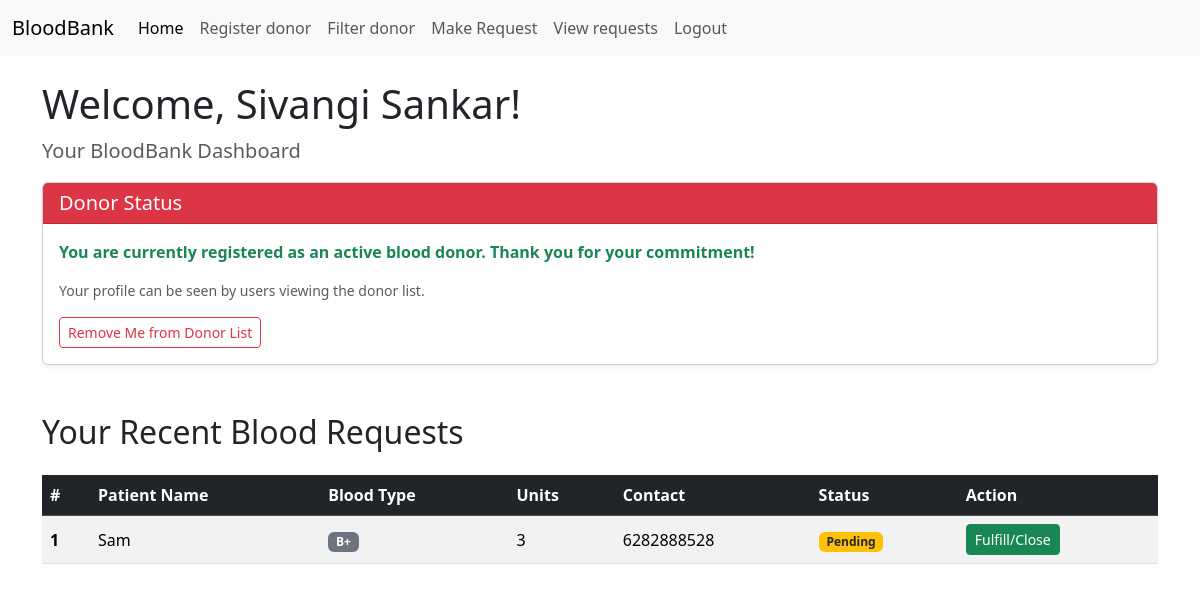
Page / (signed in) on the earlier database version.
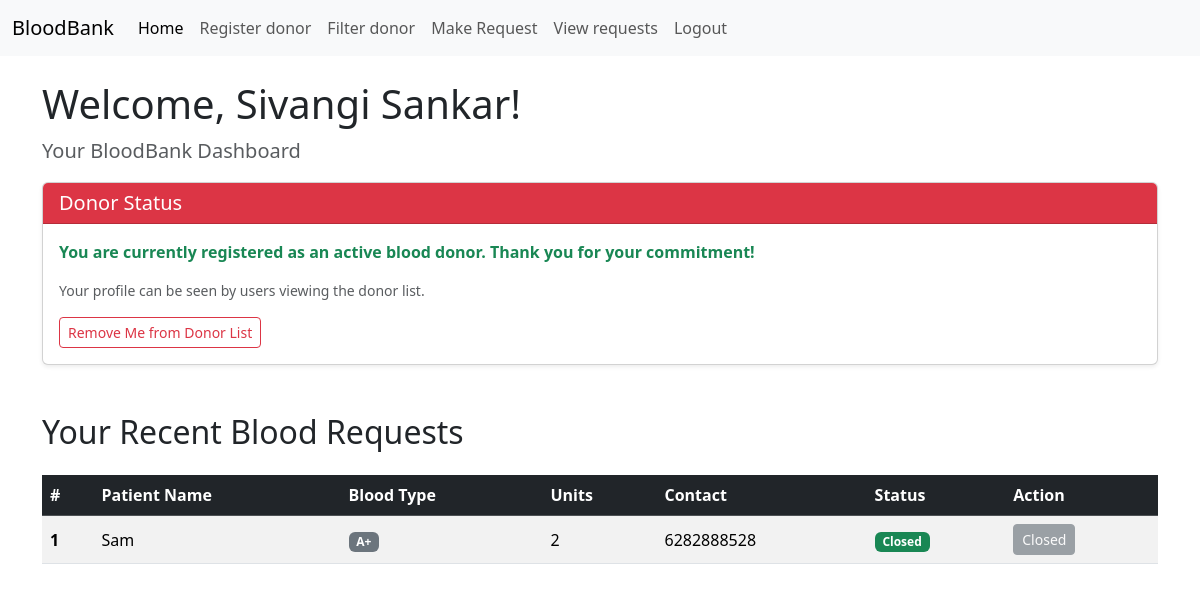
Same page on the later database version.
### website/models.py (models this page shows)
class Request(db.Model):
    id = db.Column(db.Integer, primary_key=True)
    requester_id = db.Column(db.Integer, db.ForeignKey('user.id'))
    patient_name = db.Column(db.String(150))
    blood_type_needed = db.Column(db.String(10))
    units_needed = db.Column(db.Integer)
    contact_number = db.Column(db.String(15))
    status = db.Column(db.String(50), default='Pending')

### website/auth.py (the view)
@auth.route("/")
@login_required # FIX 1: ADDED - Ensures current_user is valid before access
def home():
    user_requests = Request.query.filter_by(requester_id=current_user.id).order_by(Request.id.desc()).all()
    is_donor = current_user.is_donor
    return render_template("home.html", user=current_user, user_requests=user_requests, is_donor=is_donor)

### website/__init__.py (called while the page is built)
def create_app():
  app = Flask(__name__ )
  app.config['SECRET_KEY'] = 'rahasyam'
  app.config['SQLALCHEMY_DATABASE_URI'] = f'sqlite:///{DB_NAME}'
  db.init_app(app)
  from .views import views
  from .auth import auth
  app.register_blueprint(views, url_prefix='/views')
  app.register_blueprint(auth, url_prefix='/')
  from .models import User, Donor, Request
  with app.app_context():
      db.create_all()
  login_manager = LoginManager()
  login_manager.login_view = 'auth.login'
  login_manager.init_app(app)
  @login_manager.user_loader
  def load_user(id):
      return User.query.get(int(id))
  return app

### website/templates/home.html (shortened to what this page needs)
{% extends "base.html" %}
{% block content %}
<h1 class="mt-4">Welcome, {{ user.first_name }}!</h1>
<p class="lead text-muted">Your BloodBank Dashboard</p>
<div class="card shadow-sm mb-5">
    <div class="card-header bg-danger text-white">
        <h5 class="mb-0">Donor Status</h5>
    </div>
    <div class="card-body">
        {% if is_donor %}
        <p class="card-text fw-bold text-success">
            You are currently registered as an active blood donor. Thank you for your commitment!
        </p>
        <p class="text-muted small">Your profile can be seen by users viewing the donor list.</p>
        <form method="POST" action="{{ url_for('auth.remove_donor') }}" onsubmit="return confirm('Are you sure you want to remove yourself from the donor list? This cannot be undone.');">
            <button type="submit" class="btn btn-outline-danger btn-sm">
                 Remove Me from Donor List
            </button>
        </form>
        {% else %}
        <p class="card-text text-info">
            You are not currently registered as a donor. Consider registering to help save lives!
        </p>
        <a href="{{ url_for('auth.register_donor') }}" class="btn btn-primary btn-sm">Register as Donor</a>
        {% endif %}
    </div>
</div>
<h2 class="mb-4">Your Recent Blood Requests</h2>
{% if user_requests %}
<div class="table-responsive">
    <table class="table table-striped table-hover align-middle">
        <thead class="table-dark">
            <tr>
                <th scope="col">#</th>
                <th scope="col">Patient Name</th>
                <th scope="col">Blood Type</th>
                <th scope="col">Units</th>
                <th scope="col">Contact</th>
                <th scope="col">Status</th>
                <th scope="col">Action</th>
            </tr>
        </thead>
        <tbody>
            {% for req in user_requests %}
            <tr>
                <th scope="row">{{ loop.index }}</th>
                <td>{{ req.patient_name }}</td>
                <td><span class="badge bg-secondary">{{ req.blood_type_needed }}</span></td>
                <td>{{ req.units_needed }}</td>
                <td>{{ req.contact_number }}</td>
                <td>
                    {% if req.status == 'Pending' %}
                        <span class="badge bg-warning text-dark">{{ req.status }}</span>
                    {% else %}
                        <span class="badge bg-success">{{ req.status }}</span>
                    {% endif %}
                </td>
                <td>
                    {% if req.status == 'Pending' %}
                    <form method="POST" action="{{ url_for('auth.close_request', request_id=req.id) }}" class="d-inline" onsubmit="return confirm('Marking this as Closed means the need has been fulfilled. Are you sure?');">
                        <button type="submit" class="btn btn-sm btn-success">
                            Fulfill/Close
                        </button>
                    </form>
                    {% else %}
                    <button class="btn btn-sm btn-secondary" disabled>Closed</button>
                    {% endif %}
                </td>
            </tr>
            {% endfor %}
        </tbody>
    </table>
</div>
{% else %}
<div class="alert alert-info" role="alert">
    You have not made any blood requests yet.
</div>
{% endif %}
{% endblock %}

Differences in the rows shown:
changed Request "Sam": blood_type_needed "B+" → "A+"; units_needed "3" → "2"; status "Pending" → "Closed"; status "Fulfill/Close" → "Closed"
